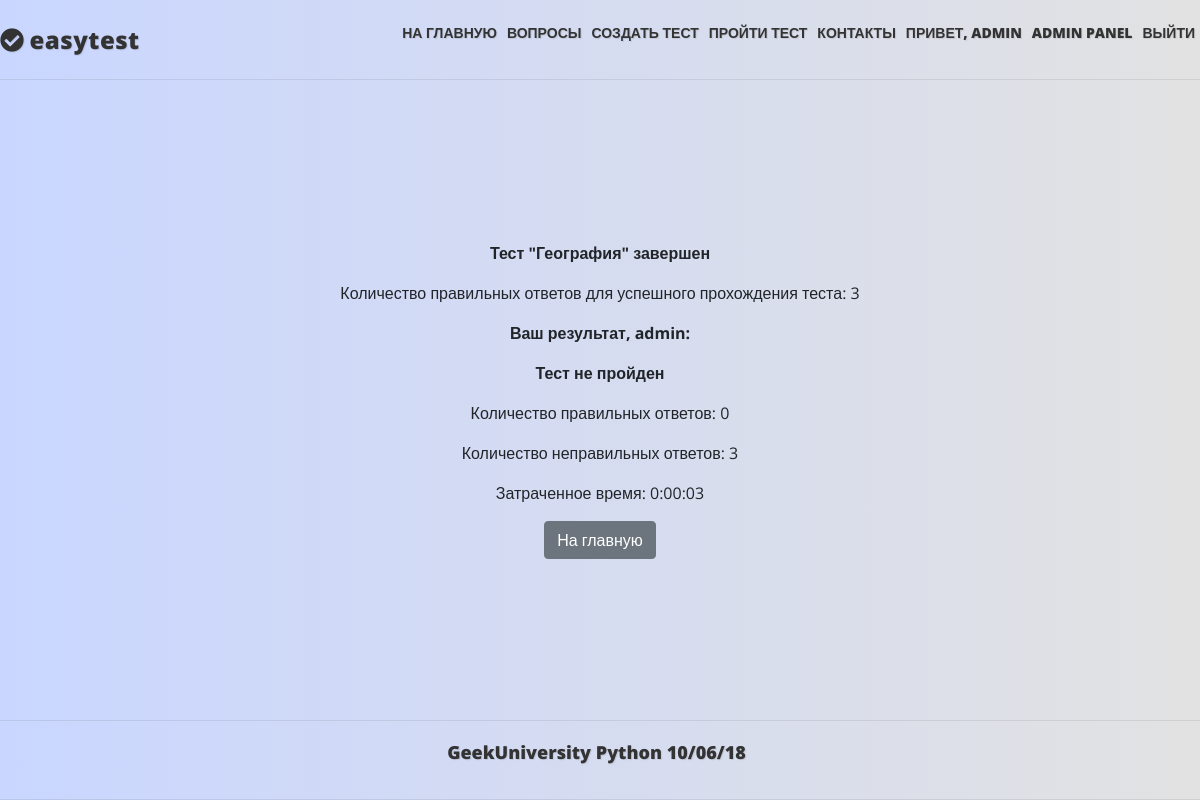
The app's page /result/ (signed in), older data.
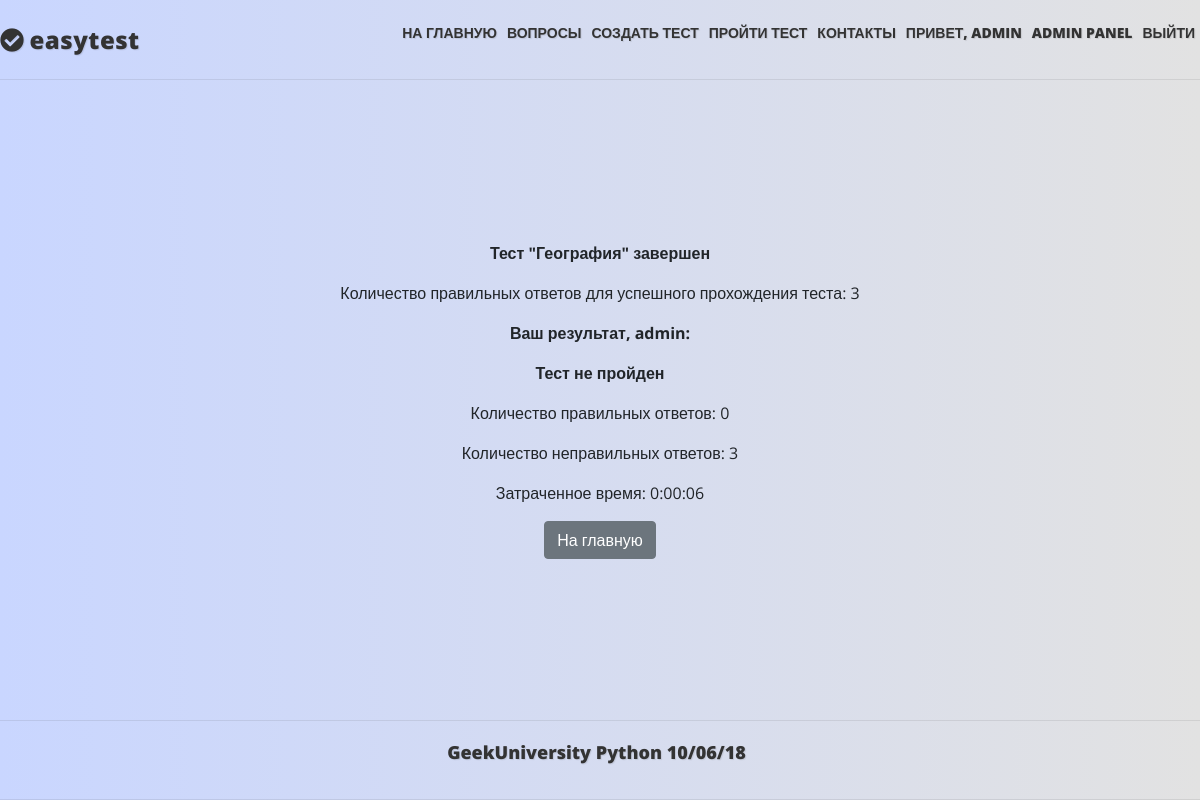
The same page, newer data.
### mainapp/models.py (models this page shows, shortened)
class Core(models.Model):
    title = models.CharField(_('title'), max_length=250, blank=True)
    description = models.TextField(_('description'), blank=True)
    sort = models.IntegerField(_('sort'), default=0, null=True, blank=True)
    active = models.BooleanField(_('active'), default=True)
    deleted = models.BooleanField(_('deleted'), default=False)
    all_objects = models.Manager()
    objects = CoreManager()
    class Meta:
        abstract = True

class Result(Core):
    class Meta:
        verbose_name = _('Результат')
        verbose_name_plural = _('Результаты')
    owner = models.ForeignKey(User, null=False, blank=True, related_name='results', on_delete=models.PROTECT)
    test = models.ForeignKey(Test, null=True, blank=True, related_name='results', on_delete=models.CASCADE)
    right_answers_count = models.PositiveIntegerField(_('right answers count'), default=0, blank=True)
    wrong_answers_count = models.PositiveIntegerField(_('wrong answers count'), default=0, blank=True)
    time = models.TimeField(_('time for test'), default=timezone.now, blank=True)
    is_test_passed = models.BooleanField(_('is test passed'), default=False)

class Test(Core):
    class Meta:
        verbose_name = _('Тест')
        verbose_name_plural = _('Тесты')
    owner = models.ForeignKey(User, null=False, blank=True, related_name='tests', on_delete=models.PROTECT)
    category = models.ForeignKey(TestCategory, null=True, blank=True, on_delete=models.SET_NULL)
    keywords = models.ManyToManyField(Keyword, blank=True, related_name='tests')
    questions = models.ManyToManyField(Question, blank=True, related_name='tests')
    max_questions = models.PositiveIntegerField(_('Count questions'), default=0, blank=True)
    required_correct_answers = models.PositiveIntegerField(_('Required correct answers'), default=0, blank=True)
    objects = TestManager()
    TEST_TYPE_CHOICES = (
        (0, 'teaching'),
        (1, 'exam'),
        )
    test_type = models.CharField(max_length=2, choices=TEST_TYPE_CHOICES, default=0)
    """ типы тестов - учебный и экзаменационный(на время и оценку) - это реализуем позже.
    Необходимо будет также добавить время на прохождение теста, проценты правильных ответов для разных оценок."""

### mainapp/views.py (the view)
# urls.py: path('result/', mainapp.ResultDetail.as_view(), name='result'),
class ResultDetail(LoginRequiredMixin, DetailView):
    model = Result
    slug_field = 'owner'
    login_url = reverse_lazy('authapp:login')
    def get_object(self):
        self.kwargs[self.slug_url_kwarg] = self.request.user
        try:
            response = super().get_object()
        except:
            response = None
        return response

### mainapp/templates/mainapp/result_detail.html (shortened to what this page needs)
{% extends "base.html" %}
{% load static i18n %}
{% block content %}
    <div class="center">
        {% if object %}
            <p><b>Тест "{{ object.test.title }}" завершен</b></p>
            <p>Количество правильных ответов для успешного прохождения теста: {{ object.test.required_correct_answers }}</p>
            <p><b>Ваш результат, {{ object.owner.username }}: </b></p>
            {% if object.is_test_passed %}
                <p><b>Тест пройден</b></p>
            {% else %}
                <p><b>Тест не пройден</b></p>
            {% endif %}
            <p>Количество правильных ответов: {{ object.right_answers_count }}</p>
            <p>Количество неправильных ответов: {{ object.wrong_answers_count }}</p>
            <p>Затраченное время: {{ object.time|date:"G:i:s" }}</p>
            <a href="{% url 'mainapp:main'  %}" class="btn btn-secondary">На главную</a>
        {% else %}
            <p><b>Нет результатов по тесту</b></p>
        {% endif %}
    </div>
{% endblock content %}

Row changes from the older to the newer data that the page shows:
changed Result "География": time "0:00:03" → "0:00:06"
